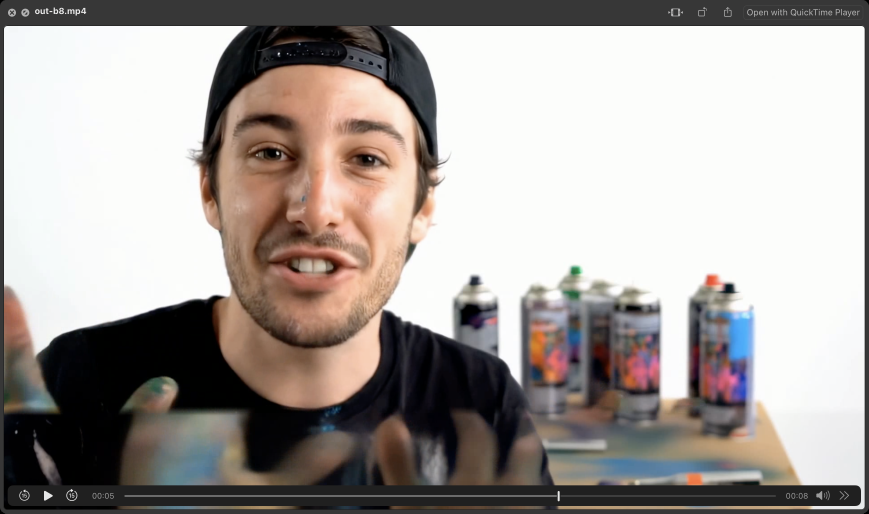
#> input picture tests/scr- 2025-05-25 at 00.53.37.png, 2606 x 1540 px (shown at 1/3 size); its folder holds only this picture in this run
$ python -i fingerprint.py   (imports and definitions only)
#> lines starting #> are read from the running program, lines starting #| are printed output that depends on the picture
#> further down, picture is the input picture: shape (1540, 2606, 3); mean B, G, R 154.7, 158.6, 165.1
#!/usr/bin/env python3
# this_file: src/vidkompy/comp/fingerprint.py

"""
Fast frame fingerprinting system using perceptual hashing.

This module provides ultra-fast frame comparison capabilities that are
100-1000x faster than SSIM while maintaining good accuracy for similar frames.

"""

import cv2
import numpy as np
from concurrent.futures import ProcessPoolExecutor, as_completed
import multiprocessing as mp
from loguru import logger
import time

try:
    from vidkompy.utils.numba_ops import (
        compute_hamming_distances_batch,
        compute_histogram_correlation,
        compute_weighted_similarity,
    )

    NUMBA_AVAILABLE = True
except ImportError:
    NUMBA_AVAILABLE = False


class FrameFingerprinter:
    """Ultra-fast frame comparison using perceptual hashing.

    Why perceptual hashing:
    - 100-1000x faster than SSIM
    - Robust to compression artifacts and minor color/brightness changes
    - Compact representation (64 bits per frame)
    - Works well for finding similar frames

    Why multiple hash algorithms:
    - Different hashes capture different aspects of the image
    - Combining them improves robustness
    - Reduces false positives/negatives

    Used in:
    - vidkompy/comp/multires.py
    - vidkompy/comp/precision.py
    """

    def __init__(self, log_init: bool = True):
        """Initialize fingerprinter with multiple hash algorithms.

        Args:
            log_init: Whether to log initialization messages

        """
        self.hashers = {}
        self._init_hashers(log_init)

        # Cache for computed fingerprints
        self.fingerprint_cache: dict[str, dict[int, dict[str, np.ndarray]]] = {}

        # Flag to control numba usage
        self.use_numba = NUMBA_AVAILABLE

    def _init_hashers(self, log_init: bool = True):
        """Initialize available hash algorithms.

        Why these specific algorithms:
        - PHash: Frequency domain analysis, good for structure
        - AverageHash: Average color, good for brightness
        - ColorMomentHash: Color distribution, good for color changes
        - MarrHildrethHash: Edge detection, good for shapes

        """
        try:
            self.hashers["phash"] = cv2.img_hash.PHash_create()
            if log_init:
                logger.debug("✓ PHash initialized (MVP)")
        except AttributeError:
            logger.warning("PHash not available")

        # [21 lines of commented-out code are left out]

        if not self.hashers:
            msg = (
                "No perceptual hash algorithms available. "
                "Please install opencv-contrib-python."
            )
            raise RuntimeError(msg)

        if log_init:
            logger.info(f"Initialized {len(self.hashers)} hash algorithms")

    def compute_fingerprint(self, frame: np.ndarray) -> dict[str, np.ndarray]:
        """Compute multi-algorithm fingerprint for a frame.

        Args:
            frame: Input frame as numpy array

        Returns:
            Dictionary of hash algorithm names to hash values

        Why multiple algorithms:
        - Redundancy reduces errors
        - Different algorithms catch different changes
        - Weighted combination improves accuracy
        """
        # Standardize frame size for consistent hashing
        std_size = (64, 64)
        std_frame = cv2.resize(frame, std_size, interpolation=cv2.INTER_AREA)
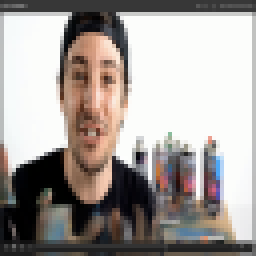
#> std_frame: shape (64, 64, 3) (shown 4 times larger); mean B, G, R 154.7, 158.6, 165.1

        # Convert to grayscale for most hashes
        if len(std_frame.shape) == 3:
            gray_frame = cv2.cvtColor(std_frame, cv2.COLOR_BGR2GRAY)
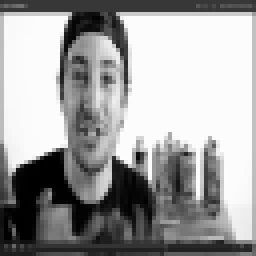
#> gray_frame: shape (64, 64) (shown 4 times larger); min 0, max 253, mean 160
        else:
            gray_frame = std_frame

        fingerprint = {}

        # Compute PHash (MVP)
        if "phash" in self.hashers:
            try:
                hash_value = self.hashers["phash"].compute(gray_frame)
                fingerprint["phash"] = hash_value
            except Exception as e:
                logger.warning(f"Failed to compute phash: {e}")

        # Add color histogram as additional feature (MVP)
        if len(frame.shape) == 3: # Ensure it's a color frame before computing color histogram
            fingerprint["histogram"] = self._compute_color_histogram(std_frame)
        elif len(std_frame.shape) == 3: # Fallback for already standardized color frames
             fingerprint["histogram"] = self._compute_color_histogram(std_frame)


        return fingerprint

    # [36 lines left out: function compute_masked_fingerprint, not called in this run]

    def _compute_color_histogram(self, frame: np.ndarray) -> np.ndarray:
        """Compute color histogram for additional discrimination.

        Why color histogram:
        - Captures global color distribution
        - Complements structure-based hashes
        - Fast to compute and compare
        """
        # Compute histogram for each channel
        hist_b = cv2.calcHist([frame], [0], None, [32], [0, 256])
#> hist_b = 32 values, max 1574 at index 31, min 17 at index 27, mean 128
        hist_g = cv2.calcHist([frame], [1], None, [32], [0, 256])
#> hist_g = 32 values, max 1578 at index 31, min 17 at index 27, mean 128
        hist_r = cv2.calcHist([frame], [2], None, [32], [0, 256])
#> hist_r = 32 values, max 1514 at index 31, min 36 at index 5, mean 128

        # Concatenate and normalize
        hist = np.concatenate([hist_b, hist_g, hist_r])
#> hist = 96 values, max 1578 at index 63, min 17 at index 27, mean 128
        hist = hist.flatten()
        hist = hist / (hist.sum() + 1e-7)  # Normalize
#> hist = 96 values, max 0.128 at index 63, min 0.00138 at index 27, mean 0.0104

        return hist.astype(np.float32)

    # [362 lines left out: functions compare_fingerprints, precompute_video_fingerprints, _compute_fingerprint_worker, compare_fingerprints_batch, compute_fingerprints, _fingerprint_to_vector and 2 more, not called in this run]

>>> import cv2
>>> picture = cv2.imread('../../../tests/scr- 2025-05-25 at 00.53.37.png')
>>> result = FrameFingerprinter().compute_fingerprint(picture)
#> result = 2 items

$ run again, on tests/scr- 2025-05-25 at 00.53.47.png
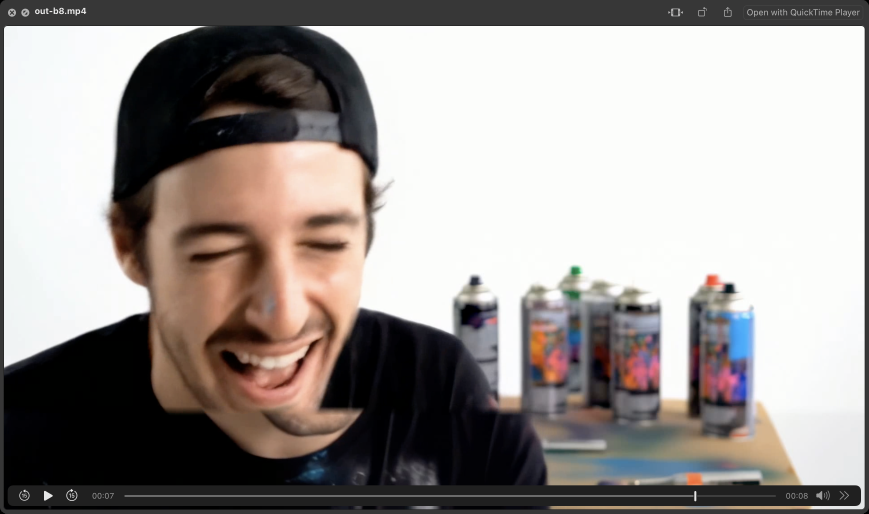
#> input picture tests/scr- 2025-05-25 at 00.53.47.png, 2606 x 1540 px (shown at 1/3 size)
#> picture is the input picture: shape (1540, 2606, 3); mean B, G, R 146.3, 149.3, 155.2
#> in compute_fingerprint, `std_frame = cv2.resize(frame, std_size, interpolation=cv2.INTER_AREA)`:
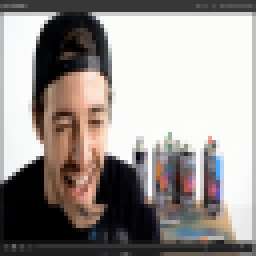
#> std_frame: shape (64, 64, 3) (shown 4 times larger); mean B, G, R 146.3, 149.3, 155.2
#> in compute_fingerprint, `gray_frame = cv2.cvtColor(std_frame, cv2.COLOR_BGR2GRAY)`:
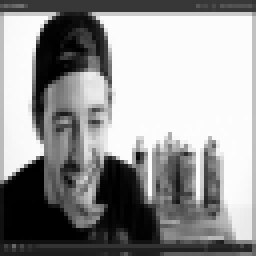
#> gray_frame: shape (64, 64) (shown 4 times larger); min 0, max 253, mean 150.6
#> hist_b = 32 values, max 1507 at index 31, min 17 at index 28, mean 128
#> hist_g = 32 values, max 1511 at index 31, min 26 at index 26, mean 128
#> hist_r = 32 values, max 1465 at index 31, min 31 at index 27, mean 128
#> in _compute_color_histogram, `hist = np.concatenate([hist_b, hist_g, hist_r])`: hist = 96 values, max 1511 at index 63, min 17 at index 28, mean 128
#> in _compute_color_histogram, `hist = hist / (hist.sum() + 1e-7)`: hist = 96 values, max 0.123 at index 63, min 0.00138 at index 28, mean 0.0104
#> result = 2 items
